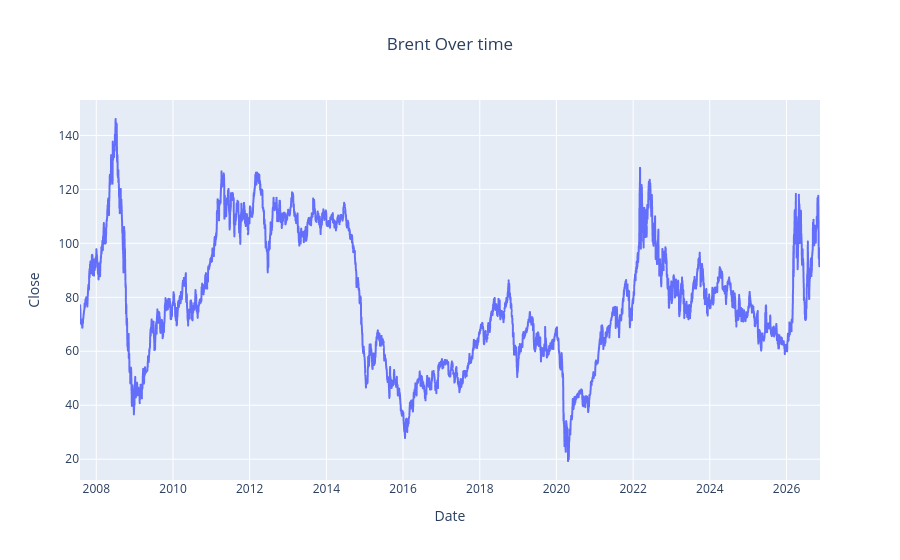

Notebook code cell kept with this figure:
### Code cell
fig = px.line(brent_oil,
             x = brent_oil.index,
             y ="Close",
             title ='Brent Over time')
fig.update_layout(title_x =0.5)
fig.show()

### Figure 1 — Plotly figure (JSON) as saved in the notebook; plotly's stock layout.template omitted (floating-point values rounded to 4 significant figures; data arrays with more than 128 entries replaced by an {"elided": "..."} marker saying what was removed)
{"data": [{"hovertemplate": "Date=%{x}<br>Close=%{y}<extra></extra>", "legendgroup": "", "line": {"color": "#636efa", "dash": "solid"}, "marker": {"symbol": "circle"}, "mode": "lines", "name": "", "showlegend": false, "type": "scattergl", "x": {"elided": "4805 str values"}, "xaxis": "x", "y": {"elided": "4805 float values"}, "yaxis": "y"}], "layout": {"legend": {"tracegroupgap": 0}, "title": {"text": "Brent Over time", "x": 0.5}, "xaxis": {"anchor": "y", "domain": [0, 1], "title": {"text": "Date"}}, "yaxis": {"anchor": "x", "domain": [0, 1], "title": {"text": "Close"}}}}
